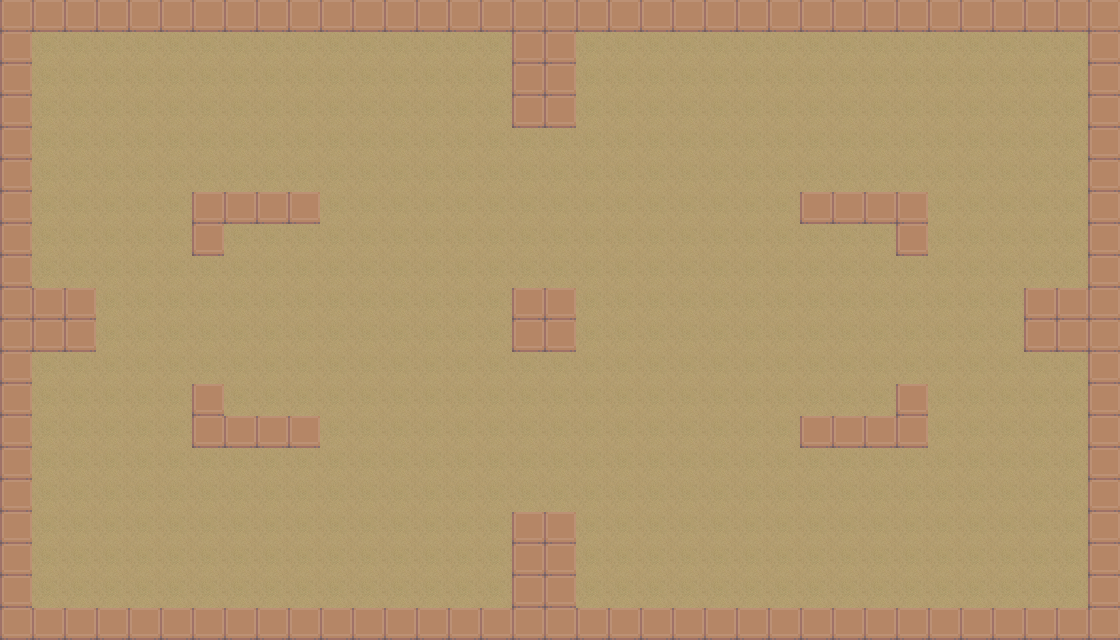

Below is a game level as drawn by its tile map, then a one-line description and the .tmx file that defines it, in full:
An orthogonal 35x20 tile map with 32x32 px tiles, 2 tile layers (Background, Wall).

<map version="1.0" orientation="orthogonal" renderorder="right-down" width="35" height="20" tilewidth="32" tileheight="32" nextobjectid="1">
 <tileset firstgid="1" name="tileset" tilewidth="32" tileheight="32" tilecount="5" columns="5">
  <image source="../web/img/tileset/tileset.png" width="160" height="32" />
 </tileset>
 <layer name="Background" width="35" height="20">
  <data encoding="csv">
3,3,3,3,3,3,3,3,3,3,3,3,3,3,3,3,3,3,3,3,3,3,3,3,3,3,3,3,3,3,3,3,3,3,3,
3,3,3,3,3,3,3,3,3,3,3,3,3,3,3,3,3,3,3,3,3,3,3,3,3,3,3,3,3,3,3,3,3,3,3,
3,3,3,3,3,3,3,3,3,3,3,3,3,3,3,3,3,3,3,3,3,3,3,3,3,3,3,3,3,3,3,3,3,3,3,
3,3,3,3,3,3,3,3,3,3,3,3,3,3,3,3,3,3,3,3,3,3,3,3,3,3,3,3,3,3,3,3,3,3,3,
3,3,3,3,3,3,3,3,3,3,3,3,3,3,3,3,3,3,3,3,3,3,3,3,3,3,3,3,3,3,3,3,3,3,3,
3,3,3,3,3,3,3,3,3,3,3,3,3,3,3,3,3,3,3,3,3,3,3,3,3,3,3,3,3,3,3,3,3,3,3,
3,3,3,3,3,3,3,3,3,3,3,3,3,3,3,3,3,3,3,3,3,3,3,3,3,3,3,3,3,3,3,3,3,3,3,
3,3,3,3,3,3,3,3,3,3,3,3,3,3,3,3,3,3,3,3,3,3,3,3,3,3,3,3,3,3,3,3,3,3,3,
3,3,3,3,3,3,3,3,3,3,3,3,3,3,3,3,3,3,3,3,3,3,3,3,3,3,3,3,3,3,3,3,3,3,3,
3,3,3,3,3,3,3,3,3,3,3,3,3,3,3,3,3,3,3,3,3,3,3,3,3,3,3,3,3,3,3,3,3,3,3,
3,3,3,3,3,3,3,3,3,3,3,3,3,3,3,3,3,3,3,3,3,3,3,3,3,3,3,3,3,3,3,3,3,3,3,
3,3,3,3,3,3,3,3,3,3,3,3,3,3,3,3,3,3,3,3,3,3,3,3,3,3,3,3,3,3,3,3,3,3,3,
3,3,3,3,3,3,3,3,3,3,3,3,3,3,3,3,3,3,3,3,3,3,3,3,3,3,3,3,3,3,3,3,3,3,3,
3,3,3,3,3,3,3,3,3,3,3,3,3,3,3,3,3,3,3,3,3,3,3,3,3,3,3,3,3,3,3,3,3,3,3,
3,3,3,3,3,3,3,3,3,3,3,3,3,3,3,3,3,3,3,3,3,3,3,3,3,3,3,3,3,3,3,3,3,3,3,
3,3,3,3,3,3,3,3,3,3,3,3,3,3,3,3,3,3,3,3,3,3,3,3,3,3,3,3,3,3,3,3,3,3,3,
3,3,3,3,3,3,3,3,3,3,3,3,3,3,3,3,3,3,3,3,3,3,3,3,3,3,3,3,3,3,3,3,3,3,3,
3,3,3,3,3,3,3,3,3,3,3,3,3,3,3,3,3,3,3,3,3,3,3,3,3,3,3,3,3,3,3,3,3,3,3,
3,3,3,3,3,3,3,3,3,3,3,3,3,3,3,3,3,3,3,3,3,3,3,3,3,3,3,3,3,3,3,3,3,3,3,
3,3,3,3,3,3,3,3,3,3,3,3,3,3,3,3,3,3,3,3,3,3,3,3,3,3,3,3,3,3,3,3,3,3,3
</data>
 </layer>
 <layer name="Wall" width="35" height="20">
  <data encoding="csv">
1,1,1,1,1,1,1,1,1,1,1,1,1,1,1,1,1,1,1,1,1,1,1,1,1,1,1,1,1,1,1,1,1,1,1,
1,0,0,0,0,0,0,0,0,0,0,0,0,0,0,0,1,1,0,0,0,0,0,0,0,0,0,0,0,0,0,0,0,0,1,
1,0,0,0,0,0,0,0,0,0,0,0,0,0,0,0,1,1,0,0,0,0,0,0,0,0,0,0,0,0,0,0,0,0,1,
1,0,0,0,0,0,0,0,0,0,0,0,0,0,0,0,1,1,0,0,0,0,0,0,0,0,0,0,0,0,0,0,0,0,1,
1,0,0,0,0,0,0,0,0,0,0,0,0,0,0,0,0,0,0,0,0,0,0,0,0,0,0,0,0,0,0,0,0,0,1,
1,0,0,0,0,0,0,0,0,0,0,0,0,0,0,0,0,0,0,0,0,0,0,0,0,0,0,0,0,0,0,0,0,0,1,
1,0,0,0,0,0,1,1,1,1,0,0,0,0,0,0,0,0,0,0,0,0,0,0,0,1,1,1,1,0,0,0,0,0,1,
1,0,0,0,0,0,1,0,0,0,0,0,0,0,0,0,0,0,0,0,0,0,0,0,0,0,0,0,1,0,0,0,0,0,1,
1,0,0,0,0,0,0,0,0,0,0,0,0,0,0,0,0,0,0,0,0,0,0,0,0,0,0,0,0,0,0,0,0,0,1,
1,1,1,0,0,0,0,0,0,0,0,0,0,0,0,0,1,1,0,0,0,0,0,0,0,0,0,0,0,0,0,0,1,1,1,
1,1,1,0,0,0,0,0,0,0,0,0,0,0,0,0,1,1,0,0,0,0,0,0,0,0,0,0,0,0,0,0,1,1,1,
1,0,0,0,0,0,0,0,0,0,0,0,0,0,0,0,0,0,0,0,0,0,0,0,0,0,0,0,0,0,0,0,0,0,1,
1,0,0,0,0,0,1,0,0,0,0,0,0,0,0,0,0,0,0,0,0,0,0,0,0,0,0,0,1,0,0,0,0,0,1,
1,0,0,0,0,0,1,1,1,1,0,0,0,0,0,0,0,0,0,0,0,0,0,0,0,1,1,1,1,0,0,0,0,0,1,
1,0,0,0,0,0,0,0,0,0,0,0,0,0,0,0,0,0,0,0,0,0,0,0,0,0,0,0,0,0,0,0,0,0,1,
1,0,0,0,0,0,0,0,0,0,0,0,0,0,0,0,0,0,0,0,0,0,0,0,0,0,0,0,0,0,0,0,0,0,1,
1,0,0,0,0,0,0,0,0,0,0,0,0,0,0,0,1,1,0,0,0,0,0,0,0,0,0,0,0,0,0,0,0,0,1,
1,0,0,0,0,0,0,0,0,0,0,0,0,0,0,0,1,1,0,0,0,0,0,0,0,0,0,0,0,0,0,0,0,0,1,
1,0,0,0,0,0,0,0,0,0,0,0,0,0,0,0,1,1,0,0,0,0,0,0,0,0,0,0,0,0,0,0,0,0,1,
1,1,1,1,1,1,1,1,1,1,1,1,1,1,1,1,1,1,1,1,1,1,1,1,1,1,1,1,1,1,1,1,1,1,1
</data>
 </layer>
</map>